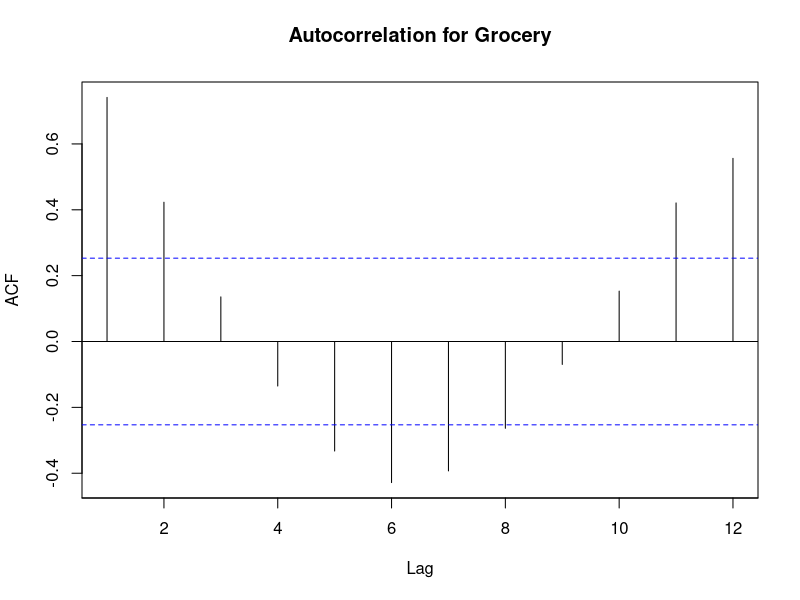
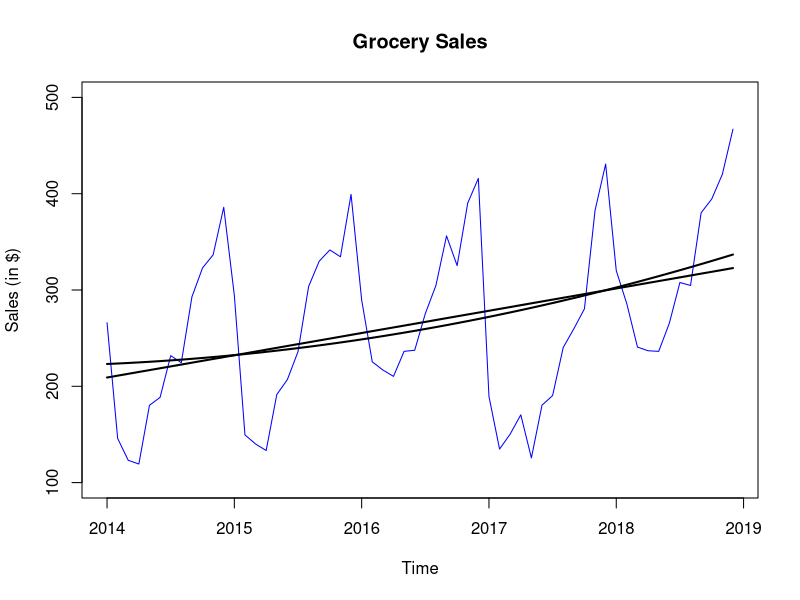

R code for these plots, in order:
install.packages("forecast")
library(forecast)
library(zoo)
setwd("C:/Users/Desktop/BAN673/case#1")
Grocery<- read.csv("673_case1_1.csv")
head(Grocery)
tail(Grocery)

#Q1
#a) USE ts() FUNCTION TO CREATE TIME SERIES DATA SET.
# With monthly data, frequency (freq) of periods in a season is 12. 
Grocery.ts <- ts(Grocery$Sales, 
                   start = c(2014,1), end = c(2018, 12), freq = 12)
ets(Grocery.ts)
#b)

# Use acf() function to identify autocorrealtion and plot autocorrrelation

autocor <- Acf(Grocery.ts, lag.max = 12, main = "Autocorrelation for Grocery")
# Display autocorrelatiion coefficients for varous lags
Lag <- round(autocor$lag, 0)
ACF <- round(autocor$acf, 3)
data.frame(Lag, ACF)

##c) Use plot() to plot time series data  
plot(Grocery.ts, 
     xlab = "Time", ylab = "Sales (in $)", 
     ylim = c(100, 500), main = "Grocery Sales", col = "blue")
Grocery.lin <- tslm(Grocery.ts ~ trend)
Grocery.quad <- tslm(Grocery.ts ~ trend + I(trend^2))
lines(Grocery.lin$fitted, lwd = 2)
lines(Grocery.quad$fitted, lwd = 2)


#Q2
#a)
# Fit a regression model with linear trend and seasonality.
reg.trend.seas <- tslm(Grocery.ts ~ trend  + season)
summary(reg.trend.seas)
reg.trend.seas1 <- tslm(Grocery.ts ~ trend + I(trend^2) + season)
summary(reg.trend.seas1)#not significant
# Create forecast for the 12 periods into the future.
reg.trend.seas.pred <- forecast(reg.trend.seas, h = 12, level = 0)
reg.trend.seas.pred

#b)

# Identify and display residulas for time series based on the regression
# (differences between actual and regression values in the same periods)
reg.trend.seas.res <- reg.trend.seas$residuals
reg.trend.seas.res
# Apply trailing MA with 12 periods in the window to residuals.
ma.trailing.res_12 <- rollmean(reg.trend.seas.res, k = 12, align = "right")
ma.trailing.res_12
# Create forecast for residuals for the 12 periods into the future.
ma.trailing.res_12.pred <- forecast(ma.trailing.res_12, h = 12, level = 0)
ma.trailing.res_12.pred
# To develop real forecast for 12 periods into the future, 
# combine regression forecast and trailing MA forecast for residuals.
ts.forecast.12 <- reg.trend.seas.pred$mean + ma.trailing.res_12.pred$mean
ts.forecast.12
# Create a table with regression forecast, trailing MA for residuals
# and total forecast for 12 months into the future
total.reg.ma.pred <- data.frame(reg.trend.seas.pred$mean, ma.trailing.res_12.pred$mean, 
                                ts.forecast.12)
total.reg.ma.pred

#c)
# Use accuracy() function to identify common accuracy measures.
# Use round() function to round accuracy measures to three decimal digits.
Grocery.snaive<- snaive(Grocery.ts, h = 12,level = 0)
Grocery.snaive
round(accuracy(Grocery.snaive$fitted, Grocery.ts), 3)
round(accuracy(reg.trend.seas.pred$fitted, Grocery.ts), 3)
round(accuracy(reg.trend.seas.pred$fitted+ma.trailing.res_12, Grocery.ts), 3)

#Q3
#a)
Grocery.ts <- ts(Grocery$Sales, 
                 start = c(2014,1), end = c(2018, 12), freq = 12)

nValid <- 12
nTrain <- length(Grocery.ts) - nValid
train.ts <- window(Grocery.ts, start = c(2014, 1), end = c(2014, nTrain))
valid.ts <- window(Grocery.ts, start = c(2014, nTrain + 1), 
                   end = c(2014, nTrain + nValid))
#b)
hw.MMM <- ets(train.ts, model = "MMM")
hw.MMM 
hw.MMM.pred <- forecast(hw.MMM, h = nValid, level = 0)
hw.MMM.pred

#c)
hw.ZZZ <- ets(train.ts, model = "ZZZ")
hw.ZZZ 
hw.ZZZ.pred <- forecast(hw.ZZZ, h = nValid, level = 0)
hw.ZZZ.pred

#d)
HW.ZZZ <- ets(Grocery.ts, model = "ZZZ")
HW.ZZZ
HW.ZZZ.pred <- forecast(HW.ZZZ, h = 12 , level = 0)
HW.ZZZ.pred

#e)
#compare two forecasts: seasonal naive forecast 
#and Holt-Winter
round(accuracy(HW.ZZZ.pred$fitted, Grocery.ts),3)
round(accuracy(Grocery.snaive$fitted, Grocery.ts), 3)

#f)
round(accuracy(HW.ZZZ.pred$fitted, Grocery.ts),3)
round(accuracy(reg.trend.seas.pred$fitted+ma.trailing.res_12, Grocery.ts), 3)


